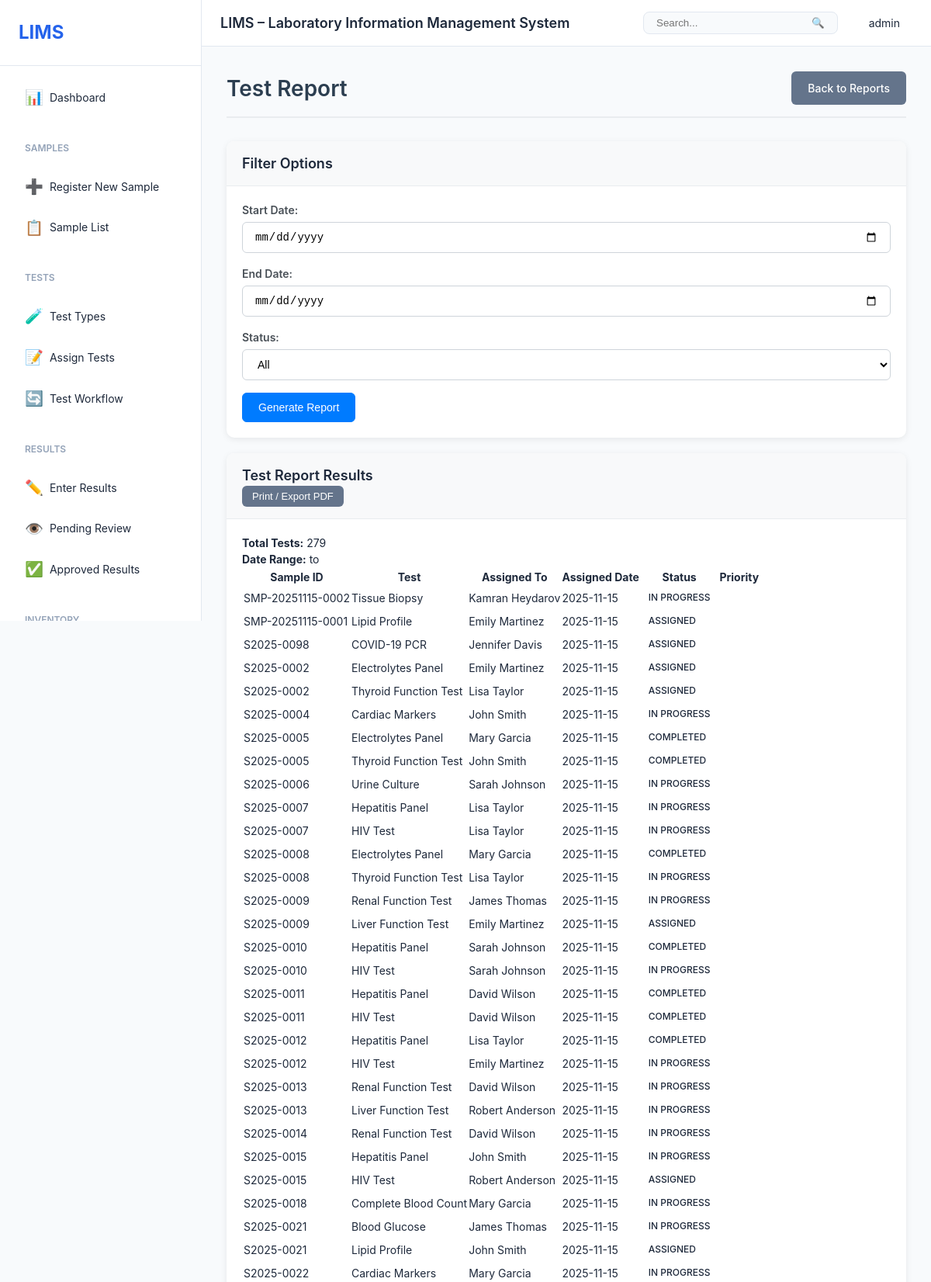
The app's page /reports/tests/ (signed in, upper part) with its own data.
### users/models.py (models this page shows, shortened)
class User(AbstractUser):
    role = models.ForeignKey(Role, on_delete=models.SET_NULL, null=True, blank=True)
    phone = models.CharField(max_length=20, blank=True)
    department = models.CharField(max_length=100, blank=True)
    employee_id = models.CharField(max_length=50, blank=True, unique=True)
    is_active = models.BooleanField(default=True)
    created_at = models.DateTimeField(auto_now_add=True)
    updated_at = models.DateTimeField(auto_now=True)
    class Meta:
        db_table = 'users'
        ordering = ['username']

### tests/models.py (models this page shows, shortened)
class TestAssignment(models.Model):
    STATUS_CHOICES = [
        ('assigned', 'Assigned'),
        ('in_progress', 'In Progress'),
        ('waiting_review', 'Waiting Review'),
        ('completed', 'Completed'),
        ('rejected', 'Rejected'),
    ]
    sample = models.ForeignKey(Sample, on_delete=models.CASCADE, related_name='test_assignments')
    test = models.ForeignKey(Test, on_delete=models.CASCADE)
    status = models.CharField(max_length=50, choices=STATUS_CHOICES, default='assigned')
    assigned_to = models.ForeignKey(
        settings.AUTH_USER_MODEL,
        on_delete=models.SET_NULL,
        null=True,
        related_name='test_assignments'
    )
    assigned_by = models.ForeignKey(
        settings.AUTH_USER_MODEL,
        on_delete=models.SET_NULL,
        null=True,
        related_name='assigned_tests'
    )
    assigned_date = models.DateTimeField(auto_now_add=True)
    started_date = models.DateTimeField(null=True, blank=True)
    completed_date = models.DateTimeField(null=True, blank=True)
    expected_completion = models.DateTimeField(null=True, blank=True,
                                              help_text='Expected completion based on turnaround time')
    deadline = models.DateTimeField(null=True, blank=True,
                                   help_text='Hard deadline for test completion')
    actual_cost = models.DecimalField(max_digits=10, decimal_places=2, null=True, blank=True,
                                     help_text='Actual cost incurred for this test')
    notes = models.TextField(blank=True)
    class Meta:
        db_table = 'test_assignments'
        ordering = ['-assigned_date']
        unique_together = ['sample', 'test']

class Test(models.Model):
    CATEGORY_CHOICES = [
        ('hematology', 'Hematology'),
        ('biochemistry', 'Biochemistry'),
        ('microbiology', 'Microbiology'),
        ('immunology', 'Immunology'),
        ('molecular', 'Molecular Biology'),
        ('pathology', 'Pathology'),
        ('other', 'Other'),
    ]
    name = models.CharField(max_length=200, unique=True)
    code = models.CharField(max_length=50, unique=True)
    category = models.CharField(max_length=50, choices=CATEGORY_CHOICES)
    description = models.TextField(blank=True)
    turnaround_time = models.IntegerField(help_text='Expected turnaround time in hours')
    estimated_cost = models.DecimalField(max_digits=10, decimal_places=2, null=True, blank=True,
                                        help_text='Estimated cost per test')
    billable_amount = models.DecimalField(max_digits=10, decimal_places=2, null=True, blank=True,
                                         help_text='Amount charged to client')
    is_active = models.BooleanField(default=True)
    created_at = models.DateTimeField(auto_now_add=True)
    updated_at = models.DateTimeField(auto_now=True)
    class Meta:
        db_table = 'tests'
        ordering = ['name']

### samples/models.py (models this page shows, shortened)
class Sample(models.Model):
    SAMPLE_TYPE_CHOICES = [
        ('blood', 'Blood'),
        ('urine', 'Urine'),
        ('tissue', 'Tissue'),
        ('water', 'Water'),
        ('soil', 'Soil'),
        ('food', 'Food'),
        ('other', 'Other'),
    ]
    STATUS_CHOICES = [
        ('registered', 'Registered'),
        ('in_progress', 'In Progress'),
        ('completed', 'Completed'),
        ('rejected', 'Rejected'),
        ('archived', 'Archived'),
    ]
    PRIORITY_CHOICES = [
        ('low', 'Low'),
        ('normal', 'Normal'),
        ('high', 'High'),
        ('urgent', 'Urgent'),
    ]
    sample_id = models.CharField(max_length=50, unique=True, db_index=True)
    sample_type = models.CharField(max_length=50, choices=SAMPLE_TYPE_CHOICES)
    source = models.CharField(max_length=200, help_text='Source/Customer/Patient (Legacy)', blank=True)
    source_ref = models.ForeignKey(
        'labs.Source',
        on_delete=models.PROTECT,
        related_name='samples',
        null=True,
        blank=True,
        help_text='Sample source (Customer/Patient/Lab)',
        verbose_name='Source Reference'
    )
    processing_lab = models.ForeignKey(
        'labs.Lab',
        on_delete=models.SET_NULL,
        null=True,
        blank=True,
        related_name='processing_samples',
        help_text='Lab processing this sample'
    )
    originating_lab = models.ForeignKey(
        'labs.Lab',
        on_delete=models.SET_NULL,
        null=True,
        blank=True,
        related_name='originated_samples',
        help_text='Lab that originally sent this sample'
    )
    status = models.CharField(max_length=50, choices=STATUS_CHOICES, default='registered')
    priority = models.CharField(max_length=20, choices=PRIORITY_CHOICES, default='normal')
    received_date = models.DateField(auto_now_add=True)
    received_time = models.TimeField(auto_now_add=True)
    expected_completion_date = models.DateField(null=True, blank=True,
                                                help_text='Expected completion deadline')
    completion_deadline = models.DateTimeField(null=True, blank=True,
                                               help_text='Hard deadline for completion')
    actual_completion_date = models.DateTimeField(null=True, blank=True)
    notes = models.TextField(blank=True)
    assigned_technician = models.ForeignKey(
        settings.AUTH_USER_MODEL,
        on_delete=models.SET_NULL,
        null=True,
        blank=True,
        related_name='assigned_samples'
    )
    registered_by = models.ForeignKey(
        settings.AUTH_USER_MODEL,
        on_delete=models.SET_NULL,
        null=True,
        related_name='registered_samples'
    )
    created_at = models.DateTimeField(auto_now_add=True)
    updated_at = models.DateTimeField(auto_now=True)
    class Meta:
        db_table = 'samples'
        ordering = ['-received_date', '-received_time']

### reports/views.py (the view, shortened to what this page needs)
# urls.py: path('tests/', views.test_report, name='test_report'),
@login_required
def test_report(request):
    start_date = request.GET.get('start_date')
    end_date = request.GET.get('end_date')
    status = request.GET.get('status')
    export = request.GET.get('export')
    assignments = TestAssignment.objects.all()
    if start_date:
        assignments = assignments.filter(assigned_date__gte=start_date)
    if end_date:
        assignments = assignments.filter(assigned_date__lte=end_date)
    if status:
        assignments = assignments.filter(status=status)
    assignments = assignments.select_related('sample', 'test', 'assigned_to')
    context = {
        'assignments': assignments,
        'statuses': TestAssignment.STATUS_CHOICES,
    }
    return render(request, 'reports/test_report.html', context)

### templates/reports/test_report.html (shortened to what this page needs)
{% extends 'base.html' %}
{% block content %}
<div class="page-header">
    <h1>Test Report</h1>
    <a href="{% url 'reports:dashboard' %}" class="btn btn-secondary">Back to Reports</a>
</div>
<div class="card">
    <div class="card-header">
        <h3>Filter Options</h3>
    </div>
    <div class="card-body">
        <form method="get" class="filter-form">
            <div class="row">
                <div class="col-md-4">
                    <div class="form-group">
                        <label for="start_date">Start Date:</label>
                        <input type="date" name="start_date" id="start_date" value="{{ start_date }}" class="form-control">
                    </div>
                </div>
                <div class="col-md-4">
                    <div class="form-group">
                        <label for="end_date">End Date:</label>
                        <input type="date" name="end_date" id="end_date" value="{{ end_date }}" class="form-control">
                    </div>
                </div>
                <div class="col-md-4">
                    <div class="form-group">
                        <label for="status">Status:</label>
                        <select name="status" id="status" class="form-control">
                            <option value="">All</option>
                        </select>
                    </div>
                </div>
            </div>
            <button type="submit" class="btn btn-primary">Generate Report</button>
        </form>
    </div>
</div>
{% if assignments %}
<div class="card">
    <div class="card-header">
        <h3>Test Report Results</h3>
        <button onclick="window.print()" class="btn btn-sm btn-secondary">Print / Export PDF</button>
    </div>
    <div class="card-body">
        <p><strong>Total Tests:</strong> {{ assignments|length }}</p>
        <p><strong>Date Range:</strong> {{ start_date }} to {{ end_date }}</p>
        <table class="data-table">
            <thead>
                <tr>
                    <th>Sample ID</th>
                    <th>Test</th>
                    <th>Assigned To</th>
                    <th>Assigned Date</th>
                    <th>Status</th>
                    <th>Priority</th>
                </tr>
            </thead>
            <tbody>
                {% for assignment in assignments %}
                <tr>
                    <td>{{ assignment.sample.sample_id }}</td>
                    <td>{{ assignment.test.name }}</td>
                    <td>{{ assignment.assigned_to.get_full_name|default:'-' }}</td>
                    <td>{{ assignment.assigned_date|date:"Y-m-d" }}</td>
                    <td><span class="badge">{{ assignment.get_status_display }}</span></td>
                    <td><span class="badge badge-{{ assignment.priority }}">{{ assignment.get_priority_display }}</span></td>
                </tr>
                {% endfor %}
            </tbody>
        </table>
    </div>
</div>
{% endif %}
{% endblock %}

### templates/base.html (shortened to what this page needs)
{% load static %}
<!DOCTYPE html>
<html lang="en">
<head>
    <link rel="stylesheet" href="{% static 'css/style.css' %}">
    <link rel="stylesheet" href="{% static 'css/labs.css' %}">
    <link rel="stylesheet" href="https://cdnjs.cloudflare.com/ajax/libs/font-awesome/5.15.4/css/all.min.css">
</head>
<body>
    <div class="layout">
        <aside class="sidebar" id="sidebar">
            <div class="sidebar-header">
                <h2>LIMS</h2>
            </div>
            <nav class="sidebar-nav">
                <a href="{% url 'dashboard:dashboard' %}" class="nav-item {% if request.resolver_match.url_name == 'dashboard' %}active{% endif %}">
                    <span class="icon">📊</span>
                    <span>Dashboard</span>
                </a>
                <div class="nav-group">
                    <div class="nav-group-title">Samples</div>
                    <a href="{% url 'samples:sample_create' %}" class="nav-item">
                        <span class="icon">➕</span>
                        <span>Register New Sample</span>
                    </a>
                    <a href="{% url 'samples:sample_list' %}" class="nav-item">
                        <span class="icon">📋</span>
                        <span>Sample List</span>
                    </a>
                </div>
                <div class="nav-group">
                    <div class="nav-group-title">Tests</div>
                    <a href="{% url 'tests:test_type_list' %}" class="nav-item">
                        <span class="icon">🧪</span>
                        <span>Test Types</span>
                    </a>
                    <a href="{% url 'tests:assign_test' %}" class="nav-item">
                        <span class="icon">📝</span>
                        <span>Assign Tests</span>
                    </a>
                    <a href="{% url 'tests:test_workflow' %}" class="nav-item">
                        <span class="icon">🔄</span>
                        <span>Test Workflow</span>
                    </a>
                </div>
                <div class="nav-group">
                    <div class="nav-group-title">Results</div>
                    <a href="{% url 'results:result_list' %}" class="nav-item">
                        <span class="icon">✏️</span>
                        <span>Enter Results</span>
                    </a>
                    <a href="{% url 'results:review_results' %}" class="nav-item">
                        <span class="icon">👁️</span>
                        <span>Pending Review</span>
                    </a>
                    <a href="{% url 'results:approved_results' %}" class="nav-item">
                        <span class="icon">✅</span>
                        <span>Approved Results</span>
                    </a>
                </div>
                <div class="nav-group">
                    <div class="nav-group-title">Inventory</div>
                </div>
            </nav>
        </aside>
        <div class="main-content">
            <header class="top-header">
                <div class="header-left">
                    <h1>LIMS – Laboratory Information Management System</h1>
                </div>
                <div class="header-right">
                    <div class="search-box">
                        <input type="text" placeholder="Search..." id="globalSearch">
                        <button>🔍</button>
                    </div>
                    <div class="user-menu">
                        <span>{{ user.get_full_name|default:user.username }}</span>
                    </div>
                </div>
            </header>
            <div class="page-content">
                {% block content %}{% endblock %}
            </div>
        </div>
    </div>
</body>
</html>

### static/css/labs.css (style rules this page uses)
.page-header { display: flex; justify-content: space-between; align-items: center; margin-bottom: 30px; padding-bottom: 15px; border-bottom: 2px solid #e9ecef; }
.page-header h1 { margin: 0; font-size: 28px; font-weight: 600; color: #2c3e50; }
.card { border: none; border-radius: 10px; box-shadow: 0 2px 8px rgba(0,0,0,0.08); margin-bottom: 20px; }
.card-header { background: #f8f9fa; border-bottom: 1px solid #e9ecef; padding: 15px 20px; border-radius: 10px 10px 0 0 !important; }
.card-body { padding: 20px; }
.badge { padding: 5px 10px; border-radius: 4px; font-weight: 500; font-size: 12px; }
.form-group label { font-weight: 600; color: #495057; margin-bottom: 5px; }
.form-control { border-radius: 6px; border: 1px solid #ced4da; padding: 10px 15px; }
.btn { border-radius: 6px; padding: 10px 20px; font-weight: 500; transition: all 0.2s; }
.btn-primary { background: #007bff; border-color: #007bff; }
.btn-sm { padding: 5px 12px; font-size: 13px; }

### records on screen
User: get_full_name "admin"
TestAssignment: sample.sample_id "SMP-20251115-0002", test.name "Tissue Biopsy", assigned_to.get_full_name "Kamran Heydarov", assigned_date "2025-11-15", status "IN PROGRESS"
TestAssignment: sample.sample_id "SMP-20251115-0001", test.name "Lipid Profile", assigned_to.get_full_name "Emily Martinez", assigned_date "2025-11-15", status "ASSIGNED"
TestAssignment: sample.sample_id "S2025-0098", test.name "COVID-19 PCR", assigned_to.get_full_name "Jennifer Davis", assigned_date "2025-11-15", status "ASSIGNED"
TestAssignment: sample.sample_id "S2025-0002", test.name "Electrolytes Panel", assigned_to.get_full_name "Emily Martinez", assigned_date "2025-11-15", status "ASSIGNED"
TestAssignment: sample.sample_id "S2025-0002", test.name "Thyroid Function Test", assigned_to.get_full_name "Lisa Taylor", assigned_date "2025-11-15", status "ASSIGNED"
TestAssignment: sample.sample_id "S2025-0004", test.name "Cardiac Markers", assigned_to.get_full_name "John Smith", assigned_date "2025-11-15", status "IN PROGRESS"
TestAssignment: sample.sample_id "S2025-0005", test.name "Electrolytes Panel", assigned_to.get_full_name "Mary Garcia", assigned_date "2025-11-15", status "COMPLETED"
TestAssignment: sample.sample_id "S2025-0005", test.name "Thyroid Function Test", assigned_to.get_full_name "John Smith", assigned_date "2025-11-15", status "COMPLETED"
TestAssignment: sample.sample_id "S2025-0006", test.name "Urine Culture", assigned_to.get_full_name "Sarah Johnson", assigned_date "2025-11-15", status "IN PROGRESS"
TestAssignment: sample.sample_id "S2025-0007", test.name "Hepatitis Panel", assigned_to.get_full_name "Lisa Taylor", assigned_date "2025-11-15", status "IN PROGRESS"
TestAssignment: sample.sample_id "S2025-0007", test.name "HIV Test", assigned_to.get_full_name "Lisa Taylor", assigned_date "2025-11-15", status "IN PROGRESS"
TestAssignment: sample.sample_id "S2025-0008", test.name "Electrolytes Panel", assigned_to.get_full_name "Mary Garcia", assigned_date "2025-11-15", status "COMPLETED"
TestAssignment: sample.sample_id "S2025-0008", test.name "Thyroid Function Test", assigned_to.get_full_name "Lisa Taylor", assigned_date "2025-11-15", status "IN PROGRESS"
TestAssignment: sample.sample_id "S2025-0009", test.name "Renal Function Test", assigned_to.get_full_name "James Thomas", assigned_date "2025-11-15", status "IN PROGRESS"
TestAssignment: sample.sample_id "S2025-0009", test.name "Liver Function Test", assigned_to.get_full_name "Emily Martinez", assigned_date "2025-11-15", status "ASSIGNED"
TestAssignment: sample.sample_id "S2025-0010", test.name "Hepatitis Panel", assigned_to.get_full_name "Sarah Johnson", assigned_date "2025-11-15", status "COMPLETED"
TestAssignment: sample.sample_id "S2025-0010", test.name "HIV Test", assigned_to.get_full_name "Sarah Johnson", assigned_date "2025-11-15", status "IN PROGRESS"
TestAssignment: sample.sample_id "S2025-0011", test.name "Hepatitis Panel", assigned_to.get_full_name "David Wilson", assigned_date "2025-11-15", status "COMPLETED"
TestAssignment: sample.sample_id "S2025-0011", test.name "HIV Test", assigned_to.get_full_name "David Wilson", assigned_date "2025-11-15", status "COMPLETED"
TestAssignment: sample.sample_id "S2025-0012", test.name "Hepatitis Panel", assigned_to.get_full_name "Lisa Taylor", assigned_date "2025-11-15", status "COMPLETED"
TestAssignment: sample.sample_id "S2025-0012", test.name "HIV Test", assigned_to.get_full_name "Emily Martinez", assigned_date "2025-11-15", status "IN PROGRESS"
TestAssignment: sample.sample_id "S2025-0013", test.name "Renal Function Test", assigned_to.get_full_name "David Wilson", assigned_date "2025-11-15", status "IN PROGRESS"
TestAssignment: sample.sample_id "S2025-0013", test.name "Liver Function Test", assigned_to.get_full_name "Robert Anderson", assigned_date "2025-11-15", status "IN PROGRESS"
TestAssignment: sample.sample_id "S2025-0014", test.name "Renal Function Test", assigned_to.get_full_name "David Wilson", assigned_date "2025-11-15", status "IN PROGRESS"
TestAssignment: sample.sample_id "S2025-0015", test.name "Hepatitis Panel", assigned_to.get_full_name "John Smith", assigned_date "2025-11-15", status "IN PROGRESS"
TestAssignment: sample.sample_id "S2025-0015", test.name "HIV Test", assigned_to.get_full_name "Robert Anderson", assigned_date "2025-11-15", status "ASSIGNED"
TestAssignment: sample.sample_id "S2025-0018", test.name "Complete Blood Count", assigned_to.get_full_name "Mary Garcia", assigned_date "2025-11-15", status "IN PROGRESS"
TestAssignment: sample.sample_id "S2025-0021", test.name "Blood Glucose", assigned_to.get_full_name "James Thomas", assigned_date "2025-11-15", status "IN PROGRESS"
TestAssignment: sample.sample_id "S2025-0021", test.name "Lipid Profile", assigned_to.get_full_name "John Smith", assigned_date "2025-11-15", status "ASSIGNED"
TestAssignment: sample.sample_id "S2025-0022", test.name "Cardiac Markers", assigned_to.get_full_name "Mary Garcia", assigned_date "2025-11-15", status "IN PROGRESS"

### other values on screen
{{ assignments|length }} "279"
